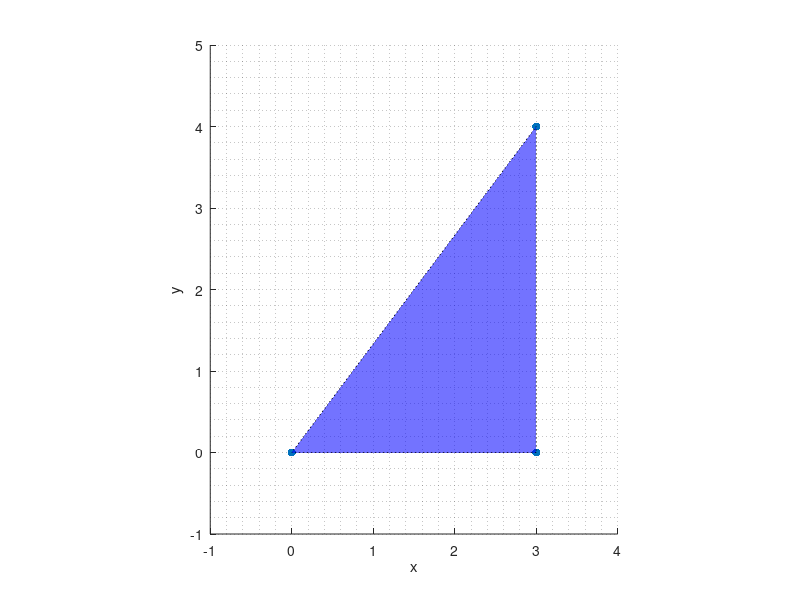

This chart was generated by the following MATLAB code: (Note: this script raises an error after producing the figure.)
%[text] # Transforming Surfaces
%[text] In this module, we will demonstrate how easy it is to Scale, Rotate, and Translate surfaces. These actions are collectively known as transformations.
%%
%[text] %[text:anchor:H_D3E98789] ## First, a review of the 2D realm
%[text] Triangles have three vertices (three X,Y coordinates). We can organize these vertices as a matrix, where every row in the matrix represents one pair of vertices:
clearvars
V = [0 0; 3 0; 3 4] 
%[text] - Here, the first column is the x-coordinates and the second column is the y-coordinates \
%%
%[text] %[text:anchor:H_B2411B8E] ### Plot Triangle
%[text] We can plot the vertices using **scatter** 
figure;
% plot vertices
scatter(V(:,1),V(:,2),'filled');
xlabel('x'); ylabel('y');
grid minor % display grid on plot
axis equal
%%
%[text] And the triangle face using **patch**. 
% add face
patch(V(:,1),V(:,2),'blue','LineStyle',':','FaceAlpha',0.55)
xlim([-1 4]); ylim([-1 5])
xline(0); yline(0)
%%
%[text] %[text:anchor:H_CE2E914D] ### Scaling
%[text] You can scale the size of a triangle by multiplying (or dividing) the vertices by a factor. 
%[text] Try it now: Triple the vertices
V = V * 1
%%
%[text] Plot the larger triangle:
hold on
scatter(V(:,1),V(:,2),'filled');
patch(V(:,1),V(:,2),'yellow','FaceAlpha',0.1);
xlim([-2 10]); ylim([-2 12])
xline(0); yline(0)
%[text] - the green triangle is the original triangle
%[text] - the yellow triangle is the scaled triangle
%[text] - The red vertices are the scaled vertices \
%[text] How does this work?
%[text] - $V\_1 =0,0\\Longrightarrow V\_1 \*3=0,0${"editStyle":"visual"}
%[text] - $V\_2 =3,0\\Longrightarrow V\_2 \*3=9,0${"editStyle":"visual"}
%[text] - $V\_3 =4,3${"editStyle":"visual"}$\\Longrightarrow V\_3 \*3=12,9${"editStyle":"visual"} \
%%
%[text] %[text:anchor:H_FEB7576A] ### Centroid
%[text] The center of a triangle is its centroid. To calculate the centroid, you simply calculate the mean of the vertices. 
%[text] Try it now. Calculate the mean of V and assign to ***centroids***:
centroid = mean(V) % centroid of small triangle
%%
%[text] Plot the centroid 
clf;

scatter(V(:,1),V(:,2),'filled');
hold on
scatter(centroid(:,1),centroid(:,2),'kx') % plot the centroid
patch(V(:,1),V(:,2),'yellow','FaceAlpha',0.1);
grid on
axis equal
%[text] - here, the centroid is plotted as a black x \
%%
%[text] %[text:anchor:H_5AA86369] ### Translation
%[text] Moving the triangle is known as translation. We use addition / subtraction to move the location of the triangle. For example, to center our triangle to 0,0, we subtract the current centroid from all vertices. 
%[text] Try it now: Center our triangle at 0,0 and then recalculate the centroid
V = V - centroid
%%
clf;
xline(0,'LineWidth',1,Alpha=0.25); yline(0,'LineWidth',1,Alpha=0.25)

hold on
scatter(0,0,'kx') % plot 0,0

patch(V(:,1),V(:,2),'yellow','FaceAlpha',0.1); % plot the triangle face

axis equal
axis([-7 5 -5 10])
grid minor

%[text] - The translated triangle is now centered at 0,0 \
%[text] 
%%
%[text] %[text:anchor:H_F787E7D5] ## Rotation
%[text]  remember the following results for cosine and sine
cosd(90)
sind(90)
%%
%[text] **WARNING**. The following contains linear algebra. Do not panic. You still don't really need to know linear algebra. 
%[text] Rotation can be accomplished through linear algebra and rotation matrices:
%[text] $R\\left(\\theta \\right)=\\left\\lbrack \\begin{array}{cc}\n\\cos \\;\\theta  & -\\sin \\theta \\\\\n\\sin \\;\\theta  & \\cos \\;\\theta \n\\end{array}\\right\\rbrack${"editStyle":"visual"}
%[text] - this is just a square matrix of 4 values known as **a transformation matrix** \
%%
%[text] Here is the linear algebra equation
%[text] $\\left\\lbrack \\begin{array}{c}\nx^{\\prime } \\\\\ny^{\\prime } \n\\end{array}\\right\\rbrack${"editStyle":"visual"}= $\\left\\lbrack \\begin{array}{cc}\n\\cos \\;\\theta  & -\\sin \\theta \\\\\n\\sin \\;\\theta  & \\cos \\;\\theta \n\\end{array}\\right\\rbrack \\left\\lbrack \\begin{array}{c}\nx\\\\\ny\n\\end{array}\\right\\rbrack${"editStyle":"visual"}
%[text] - where x' and y' are the new x and y coordinates
%[text] - So, you basically just multiply the rotation matrix by your vertices matrix
%[text] - Notice in the vertices matrix, the x coordinates are in the top row and the y coordinates are in the bottom row (so, transposed from the way we have V) \
%[text] Common rotations matrices are:
%[text] $\\left\\lbrack \\begin{array}{cc}\n0 & -1\\\\\n1 & 0\n\\end{array}\\right\\rbrack ,\\left\\lbrack \\begin{array}{cc}\n-1 & 0\\\\\n0 & -1\n\\end{array}\\right\\rbrack ,\\left\\lbrack \\begin{array}{cc}\n0 & 1\\\\\n-1 & 0\n\\end{array}\\right\\rbrack${"editStyle":"visual"}
%[text] for 90˚, 180˚, and 270˚ counter-clock wise rotations. 
%%
%[text] %[text:anchor:H_6987826B] ### 90º rotation
%[text] We can perform the linear algebra as follows 
Vrot = [ 0 -1; 1 0] * V'; % 90˚ counter-clockwise rotation
Vrot = Vrot' % transpose the vertices back
%[text] - Notice that we are NOT using dot multiplication here, because we want linear algebra to happen
%[text] - Also notice that we had to transpose V to make the linear algebra work and then we transposed V back again \
%%
%[text] %[text:anchor:H_145C7D94] ### Plot the result
%[text] Notice that the triangle is rotated around 0,0
figure
patch(V(:,1),V(:,2),'yellow','FaceAlpha',0.1); % original triangle face

patch(Vrot(:,1),Vrot(:,2),'blue','FaceAlpha',0.5); % rotated triangle face
title('90˚ Rotation')

axis equal
% axis([-7 5 -5 10])
grid minor
xline(0,'LineWidth',1); yline(0,'LineWidth',1)
%%
%[text] ### Gamify your triangle
%[text] Video games use rotation matrices, scaling, and translation to move objects in a game. Here we plot original triangle (in yellow), make a copy of that triangle (in blue), and then update the vertices in the triangle to scale or translate the triangle
%%
figure
patch(V(:,1),V(:,2),'yellow','FaceAlpha',0.1); % original triangle face
%%
%[text] #### Copy Triangle and display
Vrot2 = V; % copy triangle vertices
hp = patch(Vrot2(:,1),Vrot2(:,2),'blue','FaceAlpha',0.5); % plot and get handle to triangle for rotation
grid on
%%
%[text] #### Rotate Triangle
Vrot2 = [-1 0; 0 -1] * Vrot2'; % rotate 180
Vrot2 = Vrot2'; % transpose back
hp.Vertices = Vrot2; % update the vertices in the blue triangle
%%
%[text] Roll your own rotation matrix
angl = 45;
rot_mat = [cosd(angl) -sind(angl);...
           sind(angl) cosd(angl)]

Vrot2 = rot_mat* Vrot2'; % rotate 180
Vrot2 = Vrot2'; % transpose back
hp.Vertices = Vrot2; % update the vertices in the blue triangle
%[text] - What would happen if you ran this code block again? \
%%
%[text] #### Scale triangle
%[text] Here we reduce the size of our triangle by half.
Vrot2 = Vrot2 * 0.5 % scale triangle by 1/2
hp.Vertices = Vrot2; % update the vertices in the blue triangle
%[text] - what happens if you run this code block again? \
%%
%[text] #### Increase the triangle size.
%[text]  Change the following code to increase the size of your triangle
Vrot2 = Vrot2 * 1 % scale triangle
hp.Vertices = Vrot2; % update the vertices in the blue triangle
%[text] 
%%
%[text] #### Translate triangle
%[text] The following code moves the triangle so the minimum vertex will be at 0,0
Vrot2 = Vrot2 - min(Vrot2); % move minimum vertex to 0,0
hp.Vertices = Vrot2; % update the vertices in the blue triangle
%[text] 
%%
%[text] Drive your triangle (change the translation values)
Vrot2 = Vrot2 + [4 4];
hp.Vertices = Vrot2; % update the vertices in the blue triangle
%%
%[text] #### Recenter Blue Triangle to 0,0
Vrot2 = Vrot2 - mean(Vrot2);
hp.Vertices = Vrot2; % update the vertices in the blue triangle
%%
%[text] ## Transform the Diamond
%[text] ### Create the Diamond
figure
V = [0.5 0.5 1.0;...
    0 0 0;...
    1 0 0;...
    0 1 0;...
    1 1 0;...
    0.5 0.5 -1]; % What vertex do we need to add here? 

F = boundary(V);

figure % Turn Visible on 
p = patch('Faces', F, "Vertices",V, ...
    'FaceColor','red', ...
    'EdgeColor','k',...
    'FaceAlpha',1,...
    'EdgeAlpha',1); % update


view(35,30)
axis vis3d equal
colormap("turbo")
xlabel('x'); ylabel('y'); zlabel('z')
%%
%[text] %[text:anchor:H_B5449802] ### Scale and Translate that Diamond
%[text] %[text:anchor:H_1CF53D45] - Double the size of the diamond
%[text] - shift the diamond so that its centroid is centered at 0,0,0 \
p.Vertices = p.Vertices * 1;% update vertices to double size 
%%
%[text] Review your diamond. Notice how the center axes of the diamond runs through 0.5, 0.5 of the xy plane. 
%[text] Shift the center axes to 0,0
p.Vertices = p.Vertices; % update vertices to recenter to 0,0,0
%%
%[text] %[text:anchor:H_F74A42F5] ## Set the face colors to the colormap
p.FaceColor = 'flat';
p.FaceVertexCData = (1:height(F))'; % FaceVertexCData needs to be column vector
colormap("sky") % update to preferred colormap
%%
%[text] %[text:anchor:H_A27230A3] ## matGeom
%[text] A powerful geometric computing toolbox for 2D/3D. [matGeom Manual](https://mattools.github.io/matGeom/api/index.html).
%[text] 1. Add the matGeom folder to the search path: /Matlab Drive/Mastering-MATLAB/matGeom-master/matGeom
%[text] 2. If you can't find matGeom, install using the following [Instructions for matGeom installation](https://salcedoe.github.io/MtMdocs/setup/githubRepoInstallation/#add-matgeom-using-matlab).- This was part of the MATLAB setup at start of semester.
%[text] 3. Try the following code \
setupMatGeom
%[text] - if you see a bunch of output, then congratulations, you've properly installed matGeom \
%%
%[text] The following code uses matGeom to rotate our model around the x-axis
theta = deg2rad(45); %converts degrees into radians
rotx = createRotationOx(theta) % create our 3D rotation matrix
p.Vertices = transformPoint3d(p.Vertices,rotx); % linear algebra happening in here somewhere
%[text] 
%%
%[text] %[text:anchor:H_02C43AE5] ### Course function
%[text] The function **mmRotateSurfaceVertices** packages the above code and allows you to select the axis of rotation. Remember, you need to **setupMatGeom** to use this function (once per  MATLAB session)
%[text] For example, the following code
p.Vertices = mmRotateSurfaceVertices(p.Vertices,'z',45);
%[text] - Try different rotations \
%[text] 
%%
%[text] %[text:anchor:H_774A6BE9] ## Measure your diamond
%[text] Make sure you rotate the diamond back so that it aligned to the xy plane. Once our diamond is nicely aligned to the cardinal axes, we can easily measure the extent of our diamond using simple math
range(p.Vertices)
%[text] - The range tells the width, depth, and height of our diamond \
%%
%[text] We can also formalize these measurements with a bounding box 
box3d = boundingBox3d(p.Vertices) % part of matGeom
hb = drawBox3d(box3d)
%[text] - This function is part of matGEOM
%[text] - It returns the min and max for the X, Y, and Z extents \
%%
diff(reshape(box3d,2,3))
%[text] - So, subtracting the first two elements returns 1, the next two elements returns a 2, and the next two elements a 1 \
%%
delete(hb)
%%
%[text] ### Align to cardinal Axes
%[text] Actually easier to measure the extent of the diamond if its aligned to the cardinal axes
p.Vertices = mmAlignSurface2Axes(p.Vertices)
range(p.Vertices)
%%
%[text] 
box3d = boundingBox3d(p.Vertices) % part of matGeom
hb = drawBox3d(box3d)
diff(reshape(box3d,2,3))
%%
%[text] %[text:anchor:H_FC689FF7] ### Pythagorean for measuring
%[text] %[text:anchor:H_936E9349] We can calculate the distance between vertices using Euclidean Distances (just as we did for the triangles). We just need to include a third term in our calculations
%[text] $\\textrm{Distance}=\\sqrt{{\\left(x\_2 -x\_1 \\right)}^2 +{\\left(y\_2 -y\_1 \\right)}^2 +{\\left(z\_2 -z\_1 \\right)}^2 }${"editStyle":"visual"}
%[text] %[text:anchor:H_A69B020A] What is the distance between
%[text] - V1 and V2, V3, V4, and V5? \
%[text] %[text:anchor:H_00AE96B7] How far is V1 from V2? V3-5?
d = V(2:5,:) - V(1,:) % subtract the first row from the rest of the matrix (x and y distances from V1 to the rest)
sqrt(sum(d.^2,2)) % pythogorean for all distances
sqrt(sum(V(1,:).^2)) % pythogorean for distance from 0,0,0
%%
%[text] %[text:anchor:H_9AB8C59A] ### Challenge: vertex separation 
%[text] %[text:anchor:H_44CD7C04] What is the distance between V1 and V6?
d = V(1,:) - V(6,:)
sqrt(sum(d.^2,2))
%[text] - does our result make sense? \
%%
%[text] %[text:anchor:T_8EB44798] # **Challenges**
%[text] %[text:anchor:H_59F975D7] ### **Challenge 1: rotate by 180˚**
%[text] 1. Rotate the vertices V  by 180˚, counter clockwise
%[text] 2. Shrink the triangle by 1/2
%[text] 3. Translate the triangle so that its lowest vertices are 0,0 \


%[appendix]{"version":"1.0"}
%---
%[metadata:view]
%   data: {"layout":"inline"}
%---
